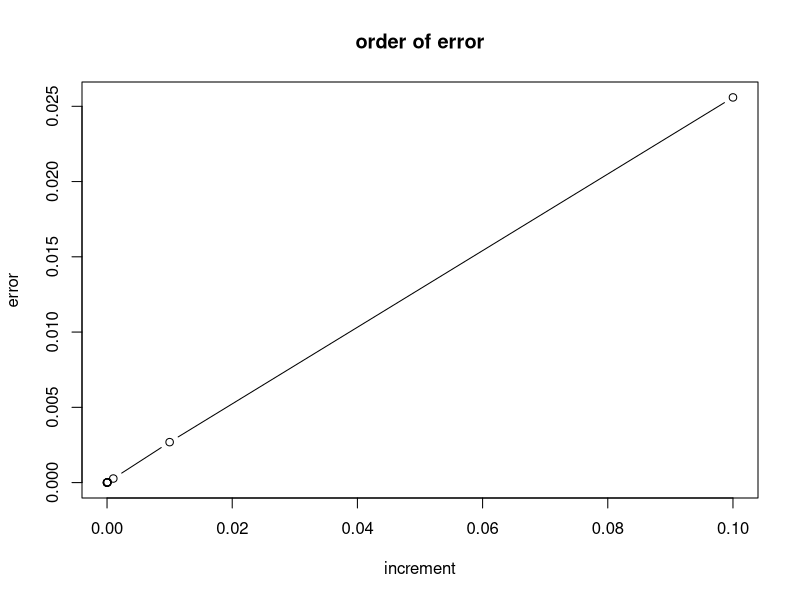

Generate this figure with R:
# define function for ...

# ... increment parameter
increment = function(x) 
  return(10^(-x))

# ... absolute approximation of forward difference quotient
approximation = function(h)
  return(abs((cos(1 + h) - cos(1)) / h))

# ... absolute error of forward difference quotient
error = function(h) 
  return(abs(((cos(1 + h) - cos(1)) / h) + sin(1)))

# create objects
a = 1:16
b = sapply(a, increment)
c = sapply(b, approximation)
d = sapply(b, error)

# generate tabular overview
M = cbind(b, c, d)
colnames(M) = c("increment", "approximation", "error")
rownames(M) = c(1:16)
print(M)

# generate plot
e = c(b[1:8])
f = c(d[1:8])
plot(e, f, type = "b", xlab = "increment", ylab = "error",
     main = "order of error")
